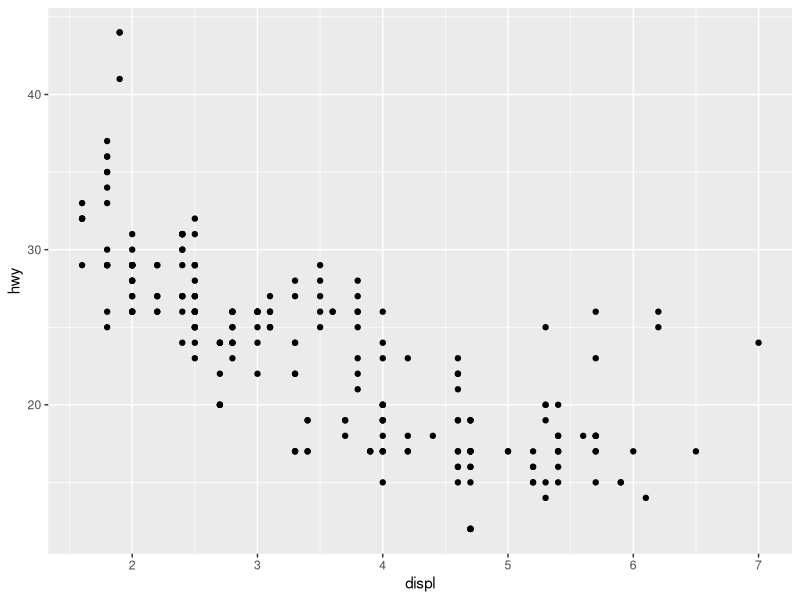
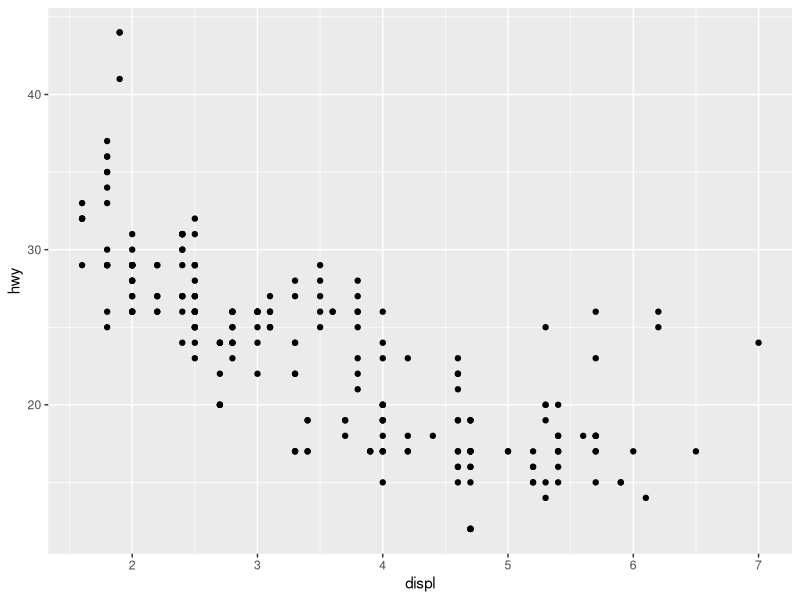
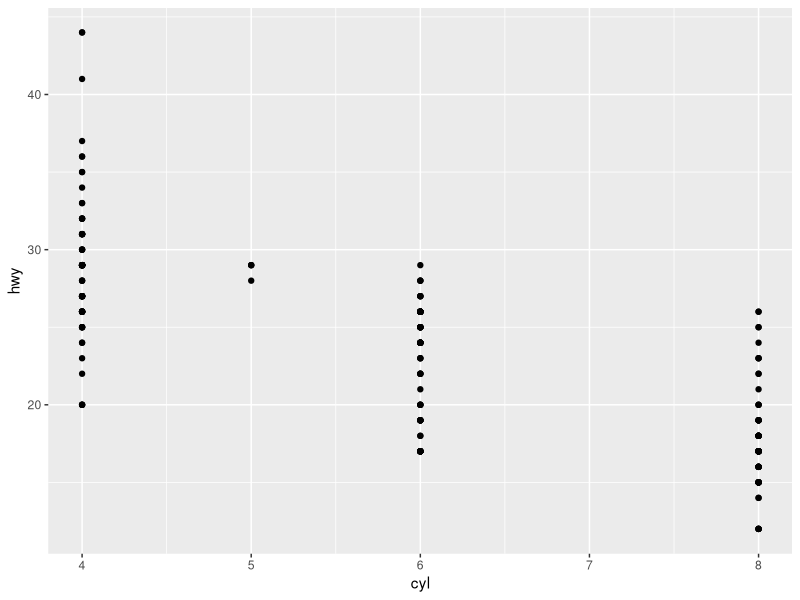
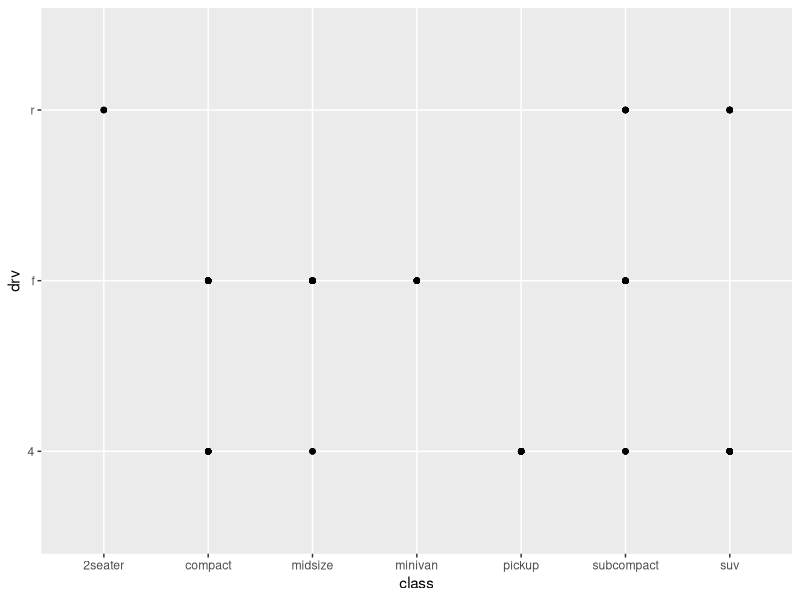
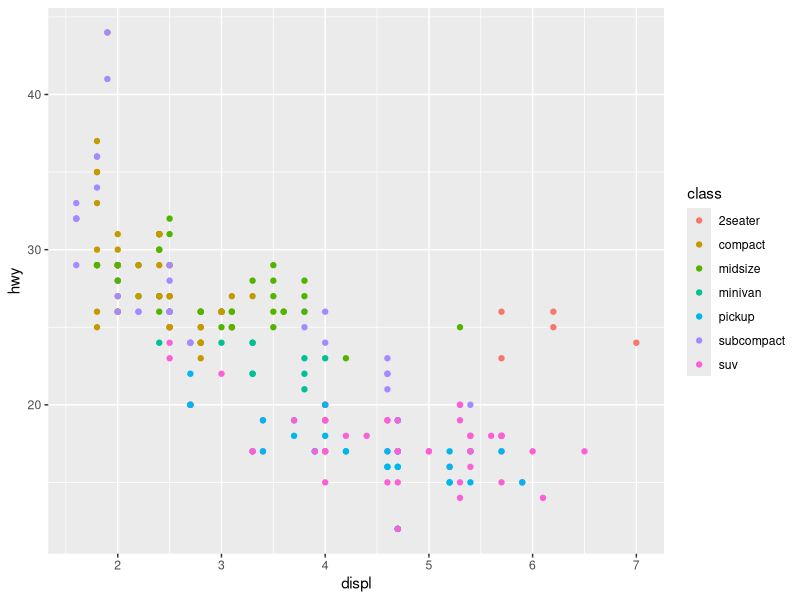
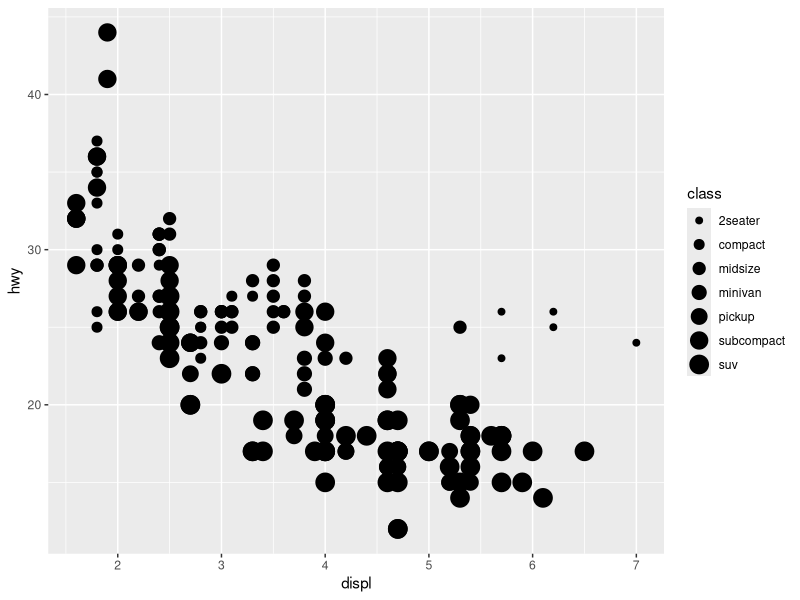
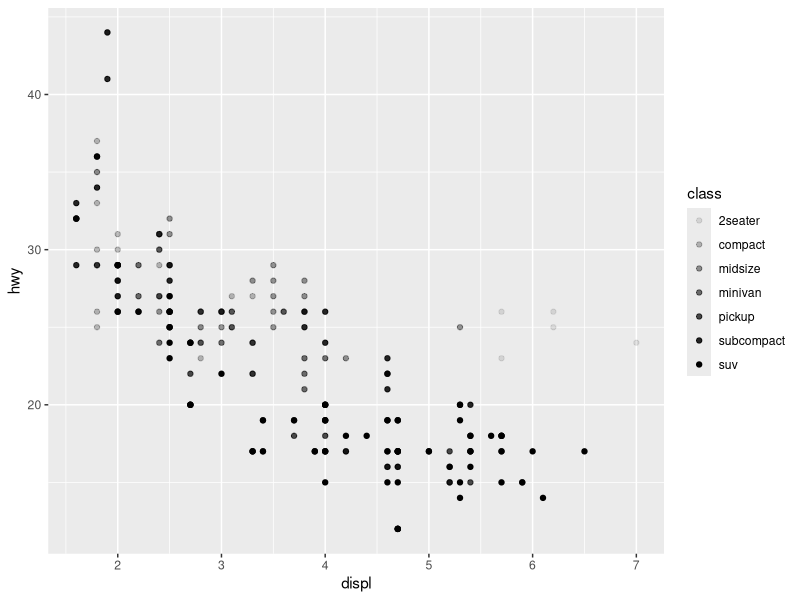
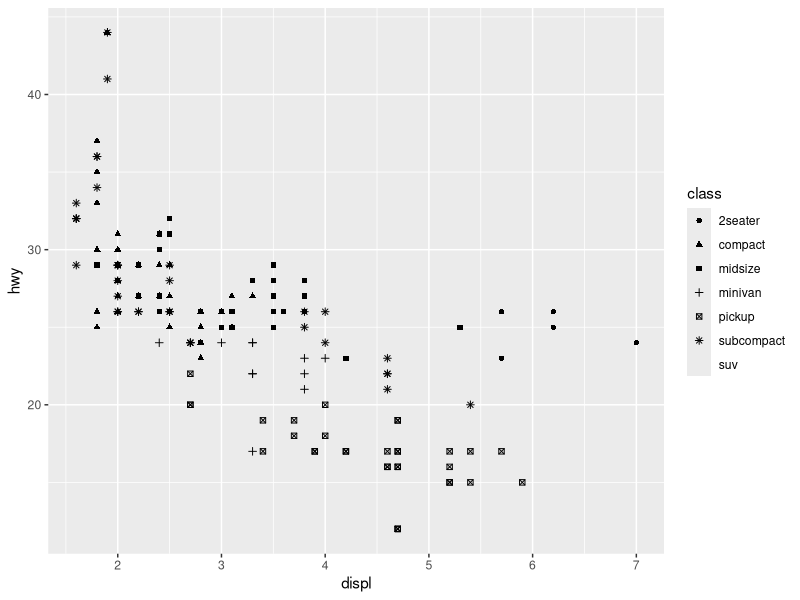

R code for these plots, in order:
library(tidyverse)

# loading the mgp dataset to visualise some data 
data <- mpg
ggplot(data = data, aes(x = displ, y = hwy)) + 
  geom_point()
#or
ggplot(data = mpg) + 
  geom_point(mapping = aes(x = displ, y = hwy))

?mpg

# Make a scatterplot of hwy vs cyl

ggplot(data = mpg) + 
  geom_point(mapping = aes(x = cyl, y = hwy))

# What happens if you make a scatterplot of class vs drv? Why is the plot not useful?

ggplot(data = mpg) + 
  geom_point(mapping = aes(x = class, y = drv))

# adding aesthetics

ggplot(data = mpg) + 
  geom_point(mapping = aes(x = displ, y = hwy, color = class))

ggplot(data = mpg) + 
  geom_point(mapping = aes(x = displ, y = hwy, size = class))

ggplot(data = mpg) + 
  geom_point(mapping = aes(x = displ, y = hwy, alpha = class))

ggplot(data = mpg) + 
  geom_point(mapping = aes(x = displ, y = hwy, shape = class))

ggplot(data = mpg) + 
  geom_point(mapping = aes(x = displ, y = hwy), color = "blue")

# Which variables in mpg are categorical? Which variables are continuous?
?mpg
str(data)
# Map a continuous variable to color, size, and shape
ggplot(data = mpg) + 
  geom_point(mapping = aes(x = displ, y = hwy, color = year, size = cty))

# What happens if you map the same variable to multiple aesthetics?
ggplot(data = mpg) + 
  geom_point(mapping = aes(x = displ, y = hwy, color = cty, size = cty))

# What does the stroke aesthetic do? What shapes does it work with? (Hint: use ?geom_point)
?geom_point
ggplot(data = mpg) + 
  geom_point(mapping = aes(x = displ, y = hwy, stroke = cty))

# What happens if you map an aesthetic to something other than a variable name, 
# like aes(colour = displ < 5)? Note, you’ll also need to specify x and y.
ggplot(data = mpg) + 
  geom_point(mapping = aes(x = displ, y = hwy, color = displ < 5))

# Facets:
ggplot(data = mpg) + 
  geom_point(mapping = aes(x = displ, y = hwy)) + 
  facet_wrap(~ class, nrow = 2)

# To facet your plot on the combination of two variables, add facet_grid() to your plot call. 
# The first argument of facet_grid() is also a formula. This time the formula should contain 
# two variable names separated by a ~
ggplot(data = mpg) + 
  geom_point(mapping = aes(x = displ, y = hwy)) + 
  facet_grid(drv ~ cyl)

# If you prefer to not facet in the rows or columns dimension, use a . instead of a variable name
# e.g. + facet_grid(. ~ cyl).
ggplot(data = mpg) + 
  geom_point(mapping = aes(x = displ, y = hwy)) + 
  facet_grid(. ~ cyl)

# faceting on continuous variable
ggplot(data = mpg) + 
  geom_point(mapping = aes(x = displ, y = hwy)) + 
  facet_grid(.~ year)

# what happens here 
ggplot(data = mpg) + 
  geom_point(mapping = aes(x = displ, y = hwy)) + 
  facet_grid(drv ~ cyl)

ggplot(data = mpg) + 
  geom_point(mapping = aes(x = drv, y = cyl))

ggplot(data = mpg) + 
  geom_point(mapping = aes(x = displ, y = hwy)) +
  facet_grid(drv ~ .)

ggplot(data = mpg) + 
  geom_point(mapping = aes(x = displ, y = hwy)) +
  facet_grid(. ~ cyl)

# When using facet_grid() you should usually put the variable with more unique levels in the columns!!!

# different geoms:
ggplot(data = mpg) + 
  geom_smooth(mapping = aes(x = displ, y = hwy))
  #geom_point(mapping = aes(x=displ, y=hwy))

ggplot(data = mpg) +
  geom_smooth(mapping = aes(x = displ, y = hwy, group = drv))

ggplot(data = mpg) +
  geom_smooth(
    mapping = aes(x = displ, y = hwy, color = drv),
    show.legend = FALSE)

# making it easier to change the code, changing global and local mapping:
ggplot(data = mpg, aes(x = displ, y = hwy)) + 
  geom_point(aes(color=class)) + 
  geom_smooth()

ggplot(data = mpg, mapping = aes(x = displ, y = hwy)) + 
  geom_point(mapping = aes(color = class)) + 
  geom_smooth(data = filter(mpg, class == "subcompact"), se = FALSE)

# what will this look like?
ggplot(data = mpg, mapping = aes(x = displ, y = hwy, color = drv)) + 
  geom_point() + 
  geom_smooth(se = FALSE)

# creating code from image
#1. 
ggplot(data = mpg, aes(x = displ, y = hwy)) + 
  geom_point() + 
  geom_smooth(se=FALSE, color="blue", show.legend = FALSE)


#2.
ggplot(data = mpg, aes(x = displ, y = hwy)) + 
  geom_point() + 
  geom_smooth(se=FALSE, color="blue", aes(group=drv), show.legend = FALSE)

#3.
ggplot(data = mpg, aes(x = displ, y = hwy)) + 
  geom_point(aes(color=drv)) + 
  geom_smooth(se=FALSE, color="blue")

#4.
ggplot(data = mpg, aes(x = displ, y = hwy)) + 
  geom_point(aes(color=drv)) + 
  geom_smooth(se=FALSE, aes(linetype=drv))

#5.
ggplot(data = mpg, aes(x = displ, y = hwy)) + 
  geom_point(aes(color=drv)) + 
  geom_smooth(se=FALSE, aes(linetype=drv))

## up to statistical transformations :) 
